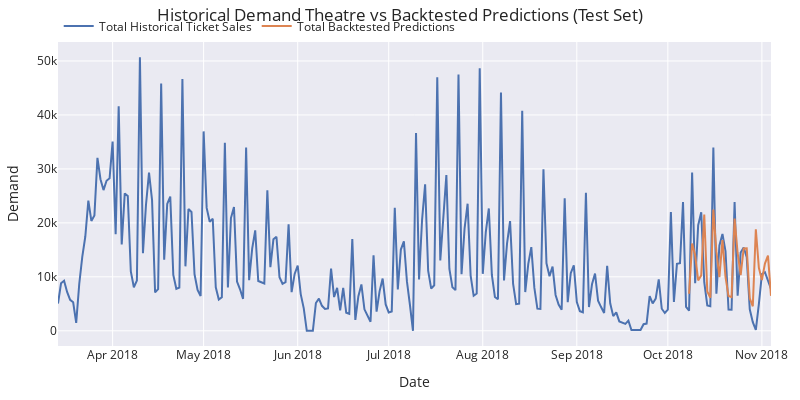

Write notebook code for a chart like this one.
### Code cell
#lets see how our new forecasts add up to the total demand... 
fig = go.Figure() 

trace1 = go.Scatter(x=data_multi.index,
                    y=data_multi[cinemas_to_fcst].sum(axis=1),
                    name='Total Historical Ticket Sales',
                    mode='lines')

#plot insample 
trace2 = go.Scatter(x=test_predictions_df.index,
                    y=test_predictions_df.sum(axis=1),
                    name='Total Backtested Predictions',
                    mode='lines')


fig.add_trace(trace1)
fig.add_trace(trace2)


fig.update_layout(
    title='Historical Demand Theatre vs Backtested Predictions (Test Set)',
    xaxis_title='Date',
    yaxis_title='Demand',
    width=800,
    height=400,
    margin = dict(l=20,r=20,t=35,b=20),
    legend = dict(
        orientation='h',
        yanchor='top',
        y=1.1,
        xanchor='left',
        x=0.001
    )
)

fig.show()

### Figure 1 — Plotly figure (JSON) as saved in the notebook; plotly's stock layout.template omitted (floating-point values rounded to 4 significant figures; data arrays with more than 128 entries replaced by an {"elided": "..."} marker saying what was removed)
{"data": [{"mode": "lines", "name": "Total Historical Ticket Sales", "type": "scatter", "x": {"elided": "236 str values"}, "y": {"elided": "236 int values"}}, {"mode": "lines", "name": "Total Backtested Predictions", "type": "scatter", "x": ["2018-10-08T00:00:00", "2018-10-09T00:00:00", "2018-10-10T00:00:00", "2018-10-11T00:00:00", "2018-10-12T00:00:00", "2018-10-13T00:00:00", "2018-10-14T00:00:00", "2018-10-15T00:00:00", "2018-10-16T00:00:00", "2018-10-17T00:00:00", "2018-10-18T00:00:00", "2018-10-19T00:00:00", "2018-10-20T00:00:00", "2018-10-21T00:00:00", "2018-10-22T00:00:00", "2018-10-23T00:00:00", "2018-10-24T00:00:00", "2018-10-25T00:00:00", "2018-10-26T00:00:00", "2018-10-27T00:00:00", "2018-10-28T00:00:00", "2018-10-29T00:00:00", "2018-10-30T00:00:00", "2018-10-31T00:00:00", "2018-11-01T00:00:00", "2018-11-02T00:00:00", "2018-11-03T00:00:00", "2018-11-04T00:00:00"], "y": [6863, 16158, 13990, 9338, 10270, 21566, 7281, 6114, 22457, 14715, 9952, 16802, 10004, 6438, 6238, 20811, 14419, 10301, 15257, 15304, 6035, 4544, 18818, 11673, 9404, 12451, 13923, 6478]}], "layout": {"height": 400, "legend": {"orientation": "h", "x": 0.001, "xanchor": "left", "y": 1.1, "yanchor": "top"}, "margin": {"b": 20, "l": 20, "r": 20, "t": 35}, "title": {"text": "Historical Demand Theatre vs Backtested Predictions (Test Set)"}, "width": 800, "xaxis": {"title": {"text": "Date"}}, "yaxis": {"title": {"text": "Demand"}}}}
